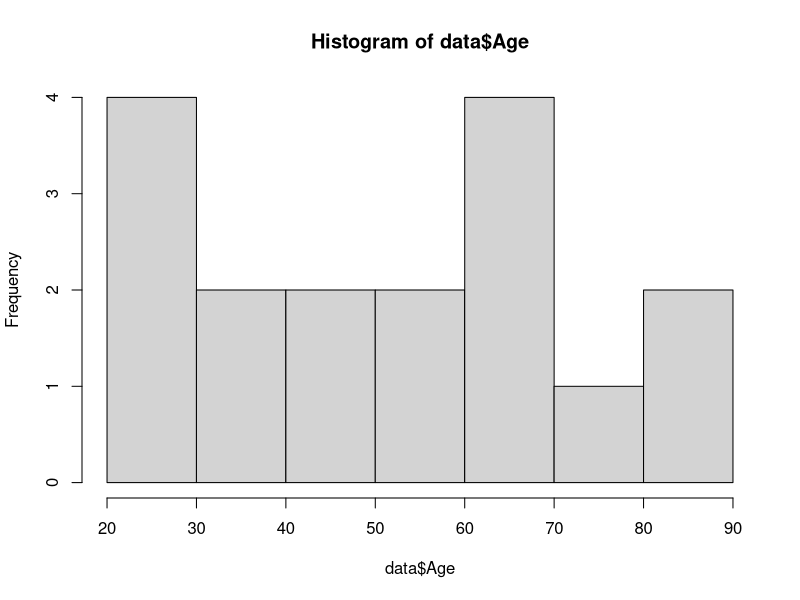
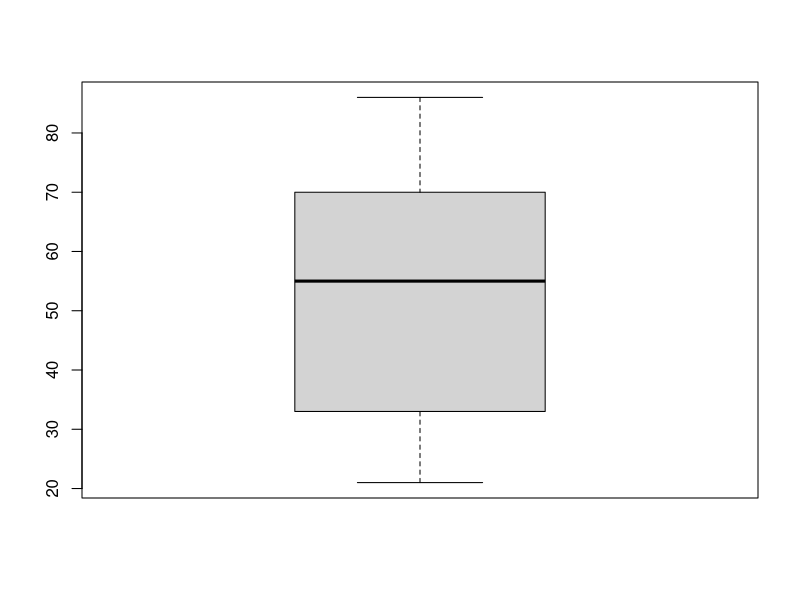
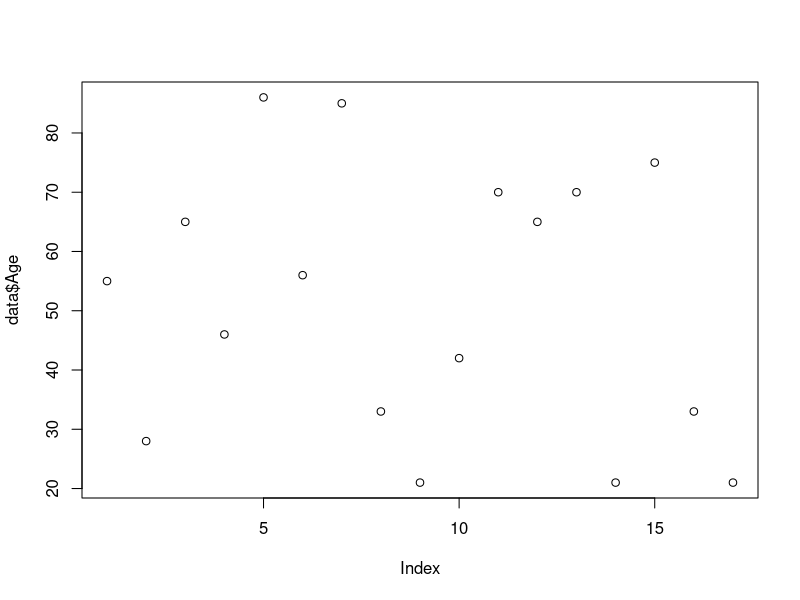
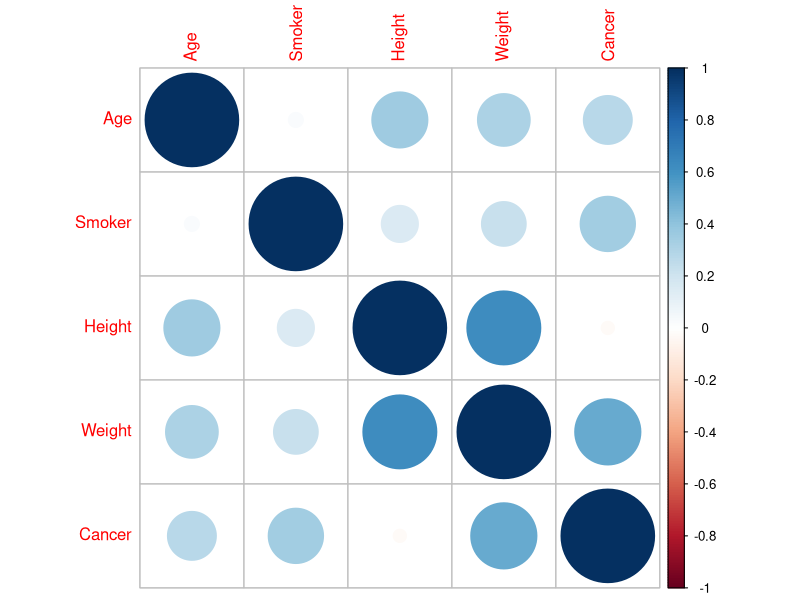
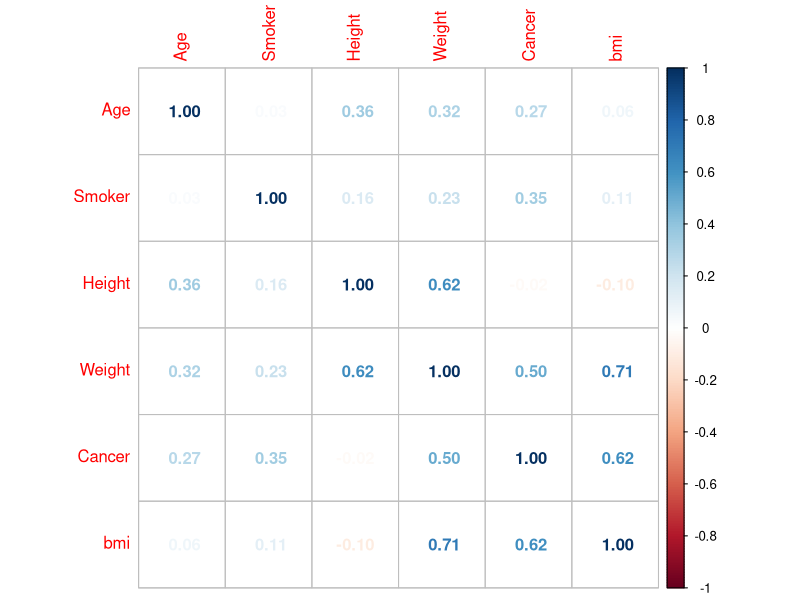

These charts were generated, in order, by the following R code:
getwd()
dir()
setwd("/Users/Adiba/Documents/DSV R Labs/")
getwd()

#read.csv2 is for semi-colon separated data

data <- read.csv2(file="Cancer_data.csv")
View(data)

#read.csv is for comma separated data

data <- read.csv(file="Cancer_data.csv")
View(data)

#summary will give basic statistics of each column of data
summary(data)

#head will display the first few rows of data
head(data)

#tail will display the last few rows of data
#add integer to specify number of rows
tail(data)
tail(data, 3)

#names provides the column names
names(data)

#replace null values with mean of column
#run into an issue because mean is not the best parameter i.e. for binary classification
for(i in 1:ncol(data)){
  data[is.na(data[,i]), i] <- mean(data[,i], na.rm = TRUE)
}

#we need to reload the original data because we've inserted values into null spots
data <- read.csv(file = "Cancer_data.csv")
View(data)

#replace null values with median of column
for(i in 1:ncol(data)){
  data[is.na(data[,i]), i] <- median(data[,i], na.rm = TRUE)
}

normalize <- function(x) {
  return ((x - min(x)) / max(x)-min(x))
}

datanorm <- as.data.frame(lapply(data, normalize))

data$Age
hist(data$Age)
boxplot(data$Age)
plot(data$Age) #scatterplot

#generate matrix of correlation and visualize it
cors <- cor(datanorm)
View(cors)

install.packages("corrplot")
library(corrplot)
corrplot(cors)

##

#define a function to calculate BMI given variables height and weight
BMI <- function(height, weight) {
  return(weight/(height*0.01)^2)
}

datanorm$bmi <- normalize(BMI(data$Height,data$Weight))

cors <- cor(datanorm)

library(corrplot)
corrplot(cors, method = "number")